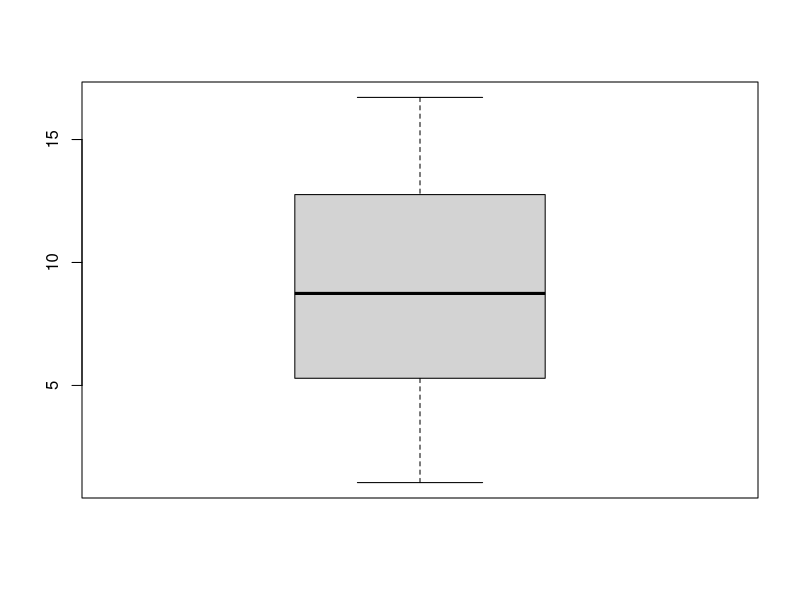
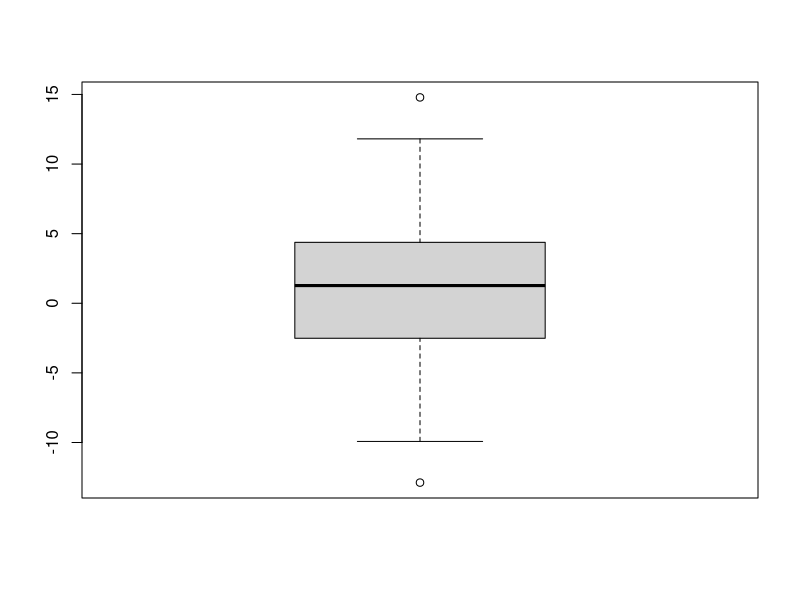
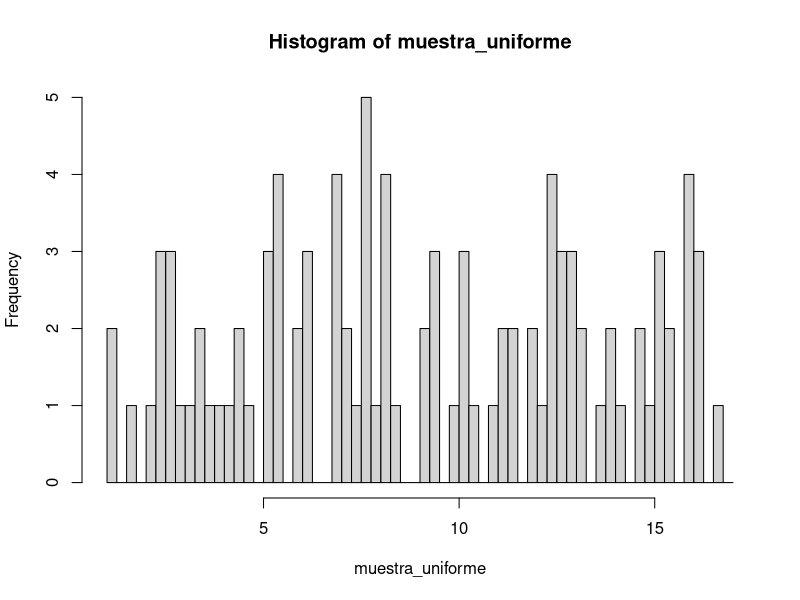
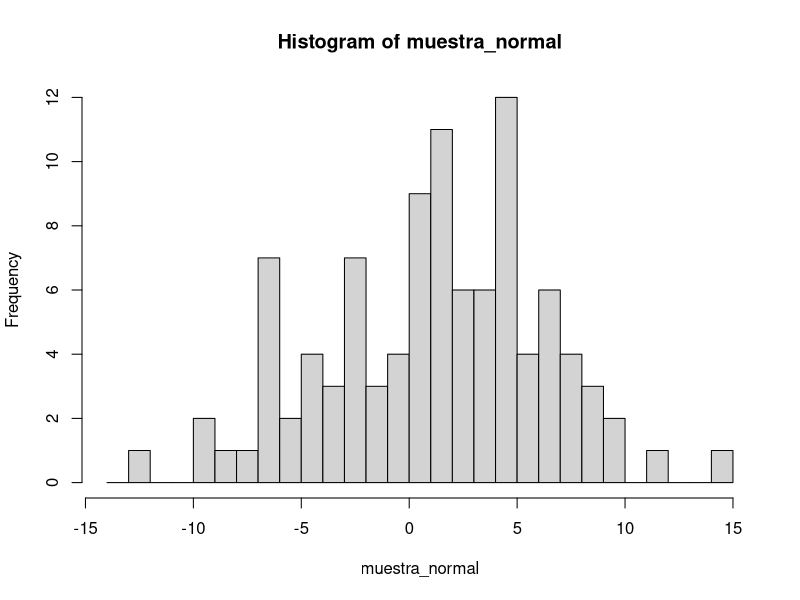
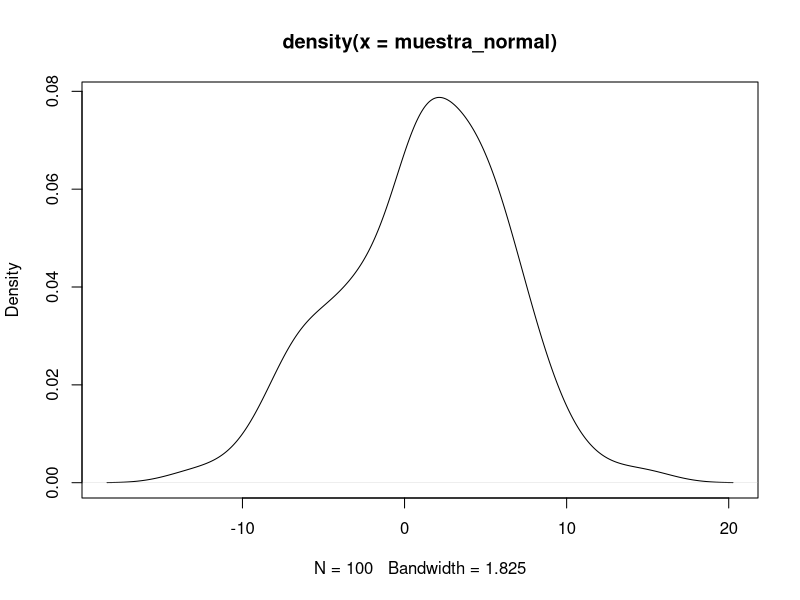
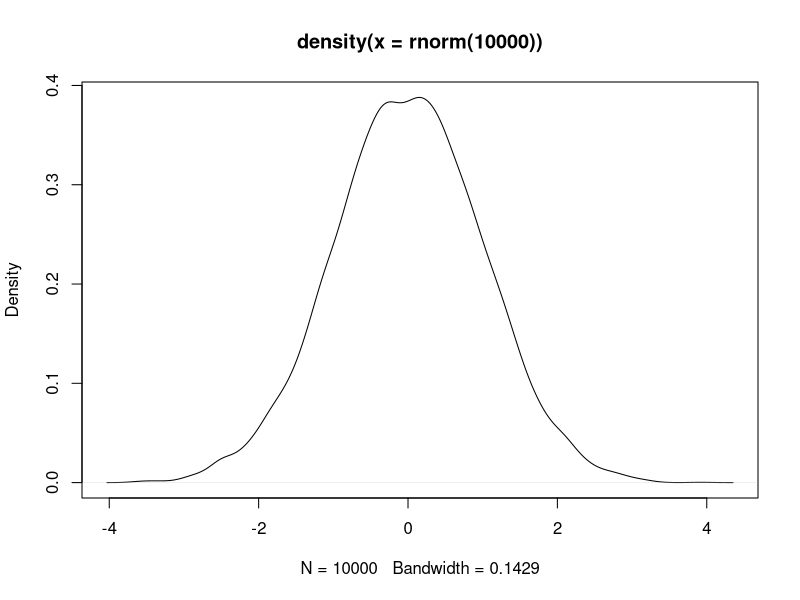
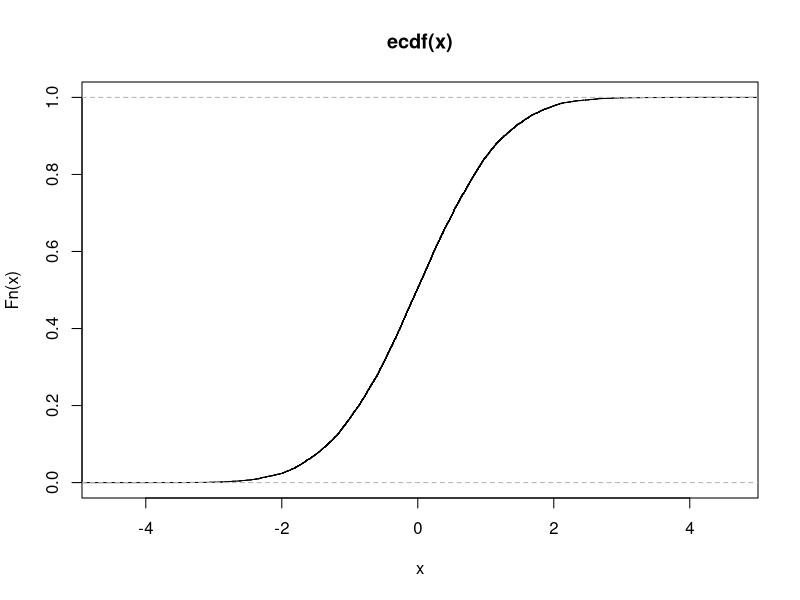
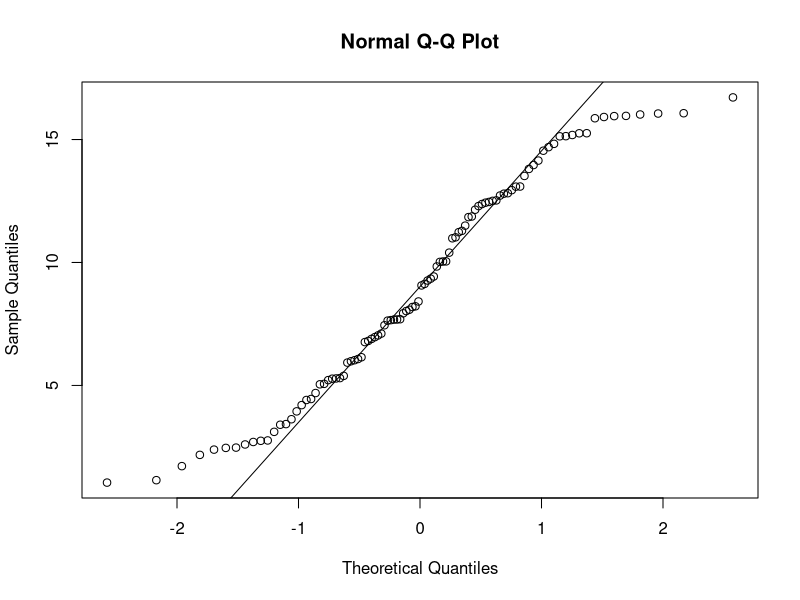

These charts were generated, in order, by the following R code:
#############################################################################
# ESTE FICHERO ILUSTRA COMANDOS DE R PARA GENERAR MUESTRAS, REPRESENTARLAS, #
# CONSTRUIR ESTIMADORES DE PARÁMETROS E INTERVALOS ESTADÍSTICOS,            #  
# Y REALIZAR TESTS DE HIPÓTESIS                                             #
#############################################################################

# Para "limpiar" todas las variables del entorno
rm(list=ls())

# Trabajamos con 6 decimales
options(digits = 6)

#########################################################################################
# 1) GENERACION Y REPRESENTACIÓN DE MUESTRAS SINTÉTICAS A PARTIR DE UNA DISTRIBUCIÓN DADA
#########################################################################################

# La aleatoriedad de las muestras se basa en una semilla pseudo-aleatoria que
# el ordenador crea (a partir del reloj, etc.)
# Cada vez que llamamos a un comando para generar una muestra, elige una nueva semilla.

############# Generar muestras de v.a. discretas ######################

# Generar 10 tiradas segun Bernoulli con p=0.5 
#----------------------------------------------
# (Es como tener una bolsa con dos bolas -con los números 0 y 1- y 
#  sacar diez veces una bola con reemplazamiento)
sample(0:1,10,replace=T)

# Echar 10 dados (uniforme)
#---------------------------
sample(1:6,10,replace=T)

# Generar una muestra de la loteria primitiva
#--------------------------------------------
# (Es como tener una bolsa con 49 bolas numeradas de 1 a 49 y 
#  sacar 6 bolas sin reemplazamiento)
sample(1:49,6,replace=F)

# Generar muestra de tamaño 5 de binomial tamaño 10 y p=0.2
#----------------------------------------------------------
rbinom(5,10,0.2)

# Generar muestra de tamaño 10 de Poisson con lambda=3 
#-----------------------------------------------------
rpois(10, lambda = 3)

# Generar una muestra de tamaño 100 de una multinomial con cuatro posibles resultados
# que tienen unas probabilidades dadas
#----------------------------------------------
datos_multinomial <- sample(1:4,100,rep=TRUE,prob=c(.2,.3,.2,.3))
table(datos_multinomial)

######## Generar muestras de v.as. continuas ######################

# Generar muestra de uniforme 
#----------------------------
# Genero una muestra de uniforme [0,1]
runif(1)
# Muestra de tamaño 10 de uniforme [3,4]
runif(10,3,4)

#Generar muestra de normal
#-------------------------
# Muestra de tamaño 10 de normal, media 0 y desviacion estandar 1
rnorm(10)
# Muestra de tamaño 10 de normal, media 3 y desviacion estandar 1
rnorm(10,mean=3)
# Muestra de tamaño 10 de normal, media 3 y desviacion estandar 3
rnorm(10,mean=3,sd=3)

#######################  Muestras y dibujos #######################
# GENERAMOS MUESTRAS Y LAS REPRESENTAMOS

# Muestra de tamaño 100 de uniforme [1,17]
#----------------------------------------
muestra_uniforme<-runif(100,1,17)
muestra_uniforme

# Muestra de tamaño 100 de normal, media 2 y desviacion estandar 5
#-----------------------------------------------------------------
muestra_normal<-rnorm(100,2,5)
muestra_normal


# Diagramas de tallos-y-hojas y Boxplots
#---------------------------------------

# Diagrama de tallos-y-hojas y boxplot de muestra uniforme
stem(muestra_uniforme)
boxplot(muestra_uniforme)

# Diagrama de tallos-y-hojas y boxplot de muestra normal
stem(muestra_normal)
boxplot(muestra_normal)


# Histograma de muestra uniforme
#--------------------------------
puntos_corte_uniforme<-seq(1,17,0.25) 
puntos_corte_uniforme
hist(muestra_uniforme,breaks=puntos_corte_uniforme)


# Histograma y otras representaciones de muestra normal
#------------------------------------------------------
puntos_corte_normal<-seq(floor(min(muestra_normal))-1,floor(max(muestra_normal))+1,1) 
puntos_corte_normal
hist(muestra_normal,breaks=puntos_corte_normal)


# Dibujo de la "densidad empirica" (curva ajustada a los datos)
#--------------------------------------------------------------
d <- density(muestra_normal)
# Resumen derivado de los datos
d
plot(d)

plot(density(rnorm(10000)))

# Funcion de distribucion acumulativa "empirica"
#----------------------------------------------
x <- rnorm(10000)
plot(ecdf(x))


########## Tests sobre muestras #####################

# Muestra uniforme
# Probability plot (por defecto, está pensado para comparar con percentiles de una normal)
qqnorm(muestra_uniforme)
qqline(muestra_uniforme)

# Test de normalidad muestra uniforme
# Los detalles de este test no se han visto en clase pero podemos aplicarlo e interpretar
# el p-valor: la hipótesis nula, H0 es que la muestra proviene de una v.a. normal
shapiro.test(muestra_uniforme)


# Muestra normal
# Probability plot
qqnorm(muestra_normal)
qqline(muestra_normal)

# Test de normalidad
shapiro.test(muestra_normal)



#########################################################################################

###########################
# 2) ESTIMACIÓN PARAMÉTRICA
###########################

# Ejemplo de cómo influye el tamaño muestral en la calidad de los estimadores
#----------------------------------------------------------------------------
# Generamos una poblacion de N individuos con altura media mu y desviacion sigma
N <- 100000
mu <- 1.70
sigma <- 0.1

alturas <- rnorm(N,mu,sigma)

# TODA la población se puede interpretar como una como v.a. discreta que puede tomar
# tantos valores como valores distintos haya en la población, y cuya probabilidad es 
# al número de individuos con ese valor.
# Calculamos la media de TODA la poblacion (la esperanza de v.a.)
sum(alturas)/N
mean(alturas)

# Calculamos la varianza de TODA la poblacion 
sum(alturas^2)/N-mean(alturas)^2

# Nota: el comando "var" proporciona S^2, interpretando que los datos son una muestra 
# de una v.a y no una población total. Proporciona el estimador de la varianza de v.a. 
# de la que se supone hemos obtenido la muestra. 
var(alturas)
# Se puede ver la relación con la varianza de toda la población obtenida antes
var(alturas)*(N-1)/N


# Dos personas toman una muestra de la poblacion (de tamaño n_v y n_t) respectivamente
# Para un muestreo vago su tamaño muestral es n_v
n_v <- 5
muestra_vago <- sample(alturas,n_v)
muestra_vago
mean(muestra_vago)

# Para un muestreo trabajador su tamano muestral es n_t
n_t <- 100
muestra_trabajador <- sample(alturas,n_t)
muestra_trabajador
mean(muestra_trabajador)

# Experimento: cada uno de los muestreos (vago y trabajador) 
# me da un valor medio cada dia del año
medias_vago <- vector()
medias_trabajador <- vector()
for (i in (1:365))
  {
  muestra_vago <- sample(alturas,n_v)
  medias_vago[i] <- mean(muestra_vago)
  muestra_trabajador <- sample(alturas,n_t)
  medias_trabajador[i] <- mean(muestra_trabajador)
  }

# Pintamos los histogramas de las medias
# Calculo puntos de corte asociados a medias_vago y lo dejo fijo en ambos histogramas
puntos_corte<-seq((floor(100*min(medias_vago))-1)/100,(floor(100*max(medias_vago))+1)/100,by=0.01)
par(mfrow=c(1,2))
hist(medias_vago,breaks=puntos_corte,col='red')
hist(medias_trabajador,breaks=puntos_corte,col='blue')
par(mfrow=c(1,1))


# Ejemplo basado en Ejercicio 1 de hojas
#---------------------------------------
# El comando rgeom genera muestras con valor 0,1,2,... según p(x) = p (1-p)^x
# es decir es similar a la distribución geométrica pero da como resultado
# el número de tiradas (hasta obtener la primera cara) menos 1.

# Generamos aleatoriamente un valor para el parámetro p con una distribución "parecida"
# (regulable con un parámetro de variabilidad "delta") a la distribución a priori propuesta 
# para la estimación bayesiana 
# Si la variabilidad delta es 0 se corresponde exactamente con la a priori del Ejercicio 1
delta <-0.05
aux <- rbinom(1,1,3/7)
p <- aux*runif(1,min=1/3-delta,max=1/3+delta)+(1-aux)*runif(1,min=1/2-delta,max=1/2+delta)

# Tomamos una muestra de tamaño n de v.a. geométrica de probabilidad=p
# Para generar la variable vista en el ejemplo de los ejercicios, añadimos 1 a rgeom
n <- 40
muestra_geometrica <- 1+rgeom(n, p)

# Si quieres comprobar el ejemplo resuelto en clase (dos tiradas y muestra {3,2})
# puedes descomentar las dos siguiente lineas
# n < 2
# muestra_geometrica <- c(3,2)

# Estimador método de los momentos y máxima verosimilitud
p_hat_MM_ML <- n/sum(muestra_geometrica)
print(p_hat_MM_ML)

# Estimador basado en método bayesiano con 
# Distribución a priori
p1 <- 1/3
prob_priori_p1 <- 3/7
p2 <- 1/2
prob_priori_p2 <- 4/7

# Calculamos la probabilidad a posteriori 
prob_muestra <- (1-p1)^{sum(muestra_geometrica)-n}*p1^n*prob_priori_p1+(1-p2)^{sum(muestra_geometrica)-n}*p2^n*prob_priori_p2
prob_post_1 <- (1-p1)^{sum(muestra_geometrica)-n}*p1^n*prob_priori_p1/prob_muestra
prob_post_2 <- (1-p2)^{sum(muestra_geometrica)-n}*p2^n*prob_priori_p2/prob_muestra

# Elegimos p1 si prob_post_1 > prob_post_2 y viceversa
if (prob_post_1 > prob_post_2)  {p_hat_bayes <- p1} else {p_hat_bayes <- p2}
print(p_hat_bayes)

# Descubrimos el verdadero valor de p
print(p)


# Ejemplo de transparencias: estimar valor límite superior a de una v.a. uniforme [0,a] 
#---------------------------------------------------------------------------------------
# Generamos a como muestra de una uniforme [1,10]
a <- runif(1,0,10)

# Ahora generamos una muestra de la v.a. [0,a]
n <- 5
muestra <- runif(n,0,a)

# Estimadores de a
# Metodo de los momentos
a_hat_MM<- 2*mean(muestra)

# Método de ML
a_hat_ML <- max(muestra)

# MAP Bayes (mismo que ML porque la distribución a priori de a es uniforme)
a_hat_MAP <- max(muestra)


#########################################################################################

#############################
# 3) INTERVALOS DE CONFIANZA
#############################

# Ejercicio 3 de hojas. Medimos n sensores y de ellos m son defectuosos
#----------------------------------------------------------------------
# Muestra
#Total
n <- 200
# Defectuosos
m <- 8

# Construir intervalo de confianza de la proporción de defectuosos
# Estimamos la proporción
p_hat <- m/n

# Intervalo (para muestra n>>40) y para un nivel de confianza alpha
alpha <- 1-0.95
intervalo_standard <- qnorm(c(alpha/2, 1-alpha/2))
intervalo <- p_hat + sqrt(p_hat*(1-p_hat)/n)*intervalo_standard
print(intervalo)



# Ejercicio 4 de hojas. Nos proporcionan una muestras de tensión arterial de un paciente 
#---------------------------------------------------------------------------------------
# Supuestamente proviene de una variable Gaussiana de media y varianza desconocidas
muestra_tension <- c(14.5,15,16,15.5)

# Calculamos los estadísticos muestrales
x_bar <- mean(muestra_tension)
s <- sd(muestra_tension)

# Para construir el intervalo de confianza empleamos la función qt (inversa de la distribución)
# qt es la función que proporciona los percentiles de una distribucion
# t-Student para unos valores (en nuestro caso para alpha/2 y 1-alpha/2).
alpha <- 1-0.95
n <- length(muestra_tension)
intervalo_standard <- qt(c(alpha/2, 1-alpha/2), df=n-1)   
intervalo <- x_bar + s/2*intervalo_standard
print(x_bar)
print(s)
print(intervalo)


#########################################################################################

#######################
# 4) TESTS DE HIPÓTESIS
#######################

# Ejemplo de transparencias: test asociado a nivel de proteínas
#--------------------------------------------------------------
# H0: mu=7.25, H1: mu<>7.25
x_0=7.25

# Muestra
x= c(7.23,7.25,7.28,7.29,7.32,7.26,7.27,7.24)

# Calculamos los estadisticos x_barra, s, y el estadístico t_s del test
n <- length(x)
x_barra <- mean(x)
s <- sqrt(var(x))
t_s <- (x_barra-x_0)/(s/sqrt(n))
# Calculamos su p-valor recurriendo a la función de distribucion de la t-Student (pt)
p_valor <- 2*(1-pt(t_s, df=n-1))
print(p_valor)

# Comando unificado que calcula todo a partir de la muestra
# Proporciona también un intervalo de confianza (hemos elegido 95%) para la media 
t.test(x-7.25,alternative="two.sided",conf.level=0.95) 


# Ejemplo de transparencias: test sobre la varianza de altura de perros 
#----------------------------------------------------------------------
# H0: sigma^2=0.25, H1: sigma^2 < 0.25
# Valor de referencia de la varianza en H0
s_cuadrado_0 <- 0.25

# Datos muestrales
n <- 15
s_cuadrado <- 0.21
# Estadistico (que bajo H0 debe distribuirse como Chi-cuadrado)
estadistico <- (n-1)*s_cuadrado/s_cuadrado_0
# P-valor
pchisq(estadistico,n-1)
# Si tuvieramos los datos de la muestra y
#sigma.test(y, sigma = 0.25, sigmasq = sigma^2, alternative = c("two.sided", "less", "greater"), conf.level = 0.95, ...)


# Ejercicio 3 de hojas. Test asociado a proporción de sensores defectuosos
#-------------------------------------------------------------------------
# Proporcion habitual es 5%. Nuevo vendedor dice que la suya es menor del 5%
# Test: H0:p=0.05, H1: p<0.05 
p_0 <- 0.05

# Muestra
#Total
n <- 200
# Defectuosos
m <- 8

# Construir estadístico del test bajo H0
# Estimamos la proporción
p_hat <- m/n

# Estadístico (para muestra N>>40) bajo hipótesis H0 (Hipótesis de normalidad)
estadistico <- (p_hat-p_0)/sqrt(p_0*(1-p_0)/n)

# P-valor de la muestra
pnorm(estadistico)


# Ejercicio 4 de hojas. Nos dicen que la tensión arterial aceptable es 14 y 
# estamos preocupados (solamente) de que el paciente la tenga muy alta
# Test: H0:mu=14, H1: mu>14
#----------------------------------------------------
mu_0 <- 14

# Muestra
muestra_tension <- c(14.5,15.2,16,15.5)


# Calculamos los estadísticos muestrales
x_bar <- mean(muestra_tension)
s <- sd(muestra_tension)

# Región de aceptación (intervalo) para el test unilateral (en espacio normalizado)
alpha <- 1-0.95
region_aceptacion <- c(-Inf,qt(1-alpha,df=length(muestra_tension)-1))
print(region_aceptacion)

# P-valor del paciente
1-pt(2*(x_bar-mu_0)/s,df=length(muestra_tension)-1)

